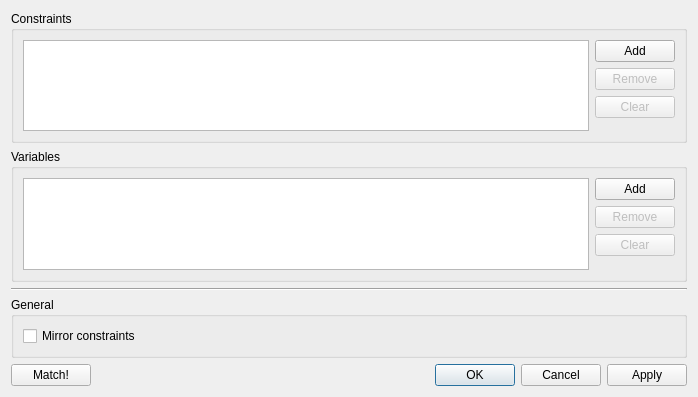
<?xml version="1.0" encoding="UTF-8"?>
<ui version="4.0">
 <class>Dialog</class>
 <widget class="QWidget" name="Dialog">
  <property name="geometry">
   <rect>
    <x>0</x>
    <y>0</y>
    <width>698</width>
    <height>397</height>
   </rect>
  </property>
  <layout class="QVBoxLayout">
   <item>
    <widget class="QGroupBox">
     <property name="title">
      <string>Constraints</string>
     </property>
     <layout class="QHBoxLayout">
      <item>
       <widget class="TableView" name="ctab"/>
      </item>
      <item>
       <layout class="QVBoxLayout">
        <item>
         <widget class="QPushButton" name="button_add_constraint">
          <property name="text">
           <string>Add</string>
          </property>
         </widget>
        </item>
        <item>
         <widget class="QPushButton" name="button_remove_constraint">
          <property name="enabled">
           <bool>false</bool>
          </property>
          <property name="text">
           <string>Remove</string>
          </property>
         </widget>
        </item>
        <item>
         <widget class="QPushButton" name="button_clear_constraint">
          <property name="enabled">
           <bool>false</bool>
          </property>
          <property name="text">
           <string>Clear</string>
          </property>
         </widget>
        </item>
        <item>
         <spacer>
          <property name="orientation">
           <enum>Qt::Vertical</enum>
          </property>
          <property name="sizeHint" stdset="0">
           <size>
            <width>20</width>
            <height>40</height>
           </size>
          </property>
         </spacer>
        </item>
       </layout>
      </item>
     </layout>
    </widget>
   </item>
   <item>
    <widget class="QGroupBox">
     <property name="title">
      <string>Variables</string>
     </property>
     <layout class="QHBoxLayout">
      <item>
       <widget class="TableView" name="vtab"/>
      </item>
      <item>
       <layout class="QVBoxLayout">
        <item>
         <widget class="QPushButton" name="button_add_variable">
          <property name="text">
           <string>Add</string>
          </property>
         </widget>
        </item>
        <item>
         <widget class="QPushButton" name="button_remove_variable">
          <property name="enabled">
           <bool>false</bool>
          </property>
          <property name="text">
           <string>Remove</string>
          </property>
         </widget>
        </item>
        <item>
         <widget class="QPushButton" name="button_clear_variable">
          <property name="enabled">
           <bool>false</bool>
          </property>
          <property name="text">
           <string>Clear</string>
          </property>
         </widget>
        </item>
        <item>
         <spacer>
          <property name="orientation">
           <enum>Qt::Vertical</enum>
          </property>
          <property name="sizeHint" stdset="0">
           <size>
            <width>20</width>
            <height>40</height>
           </size>
          </property>
         </spacer>
        </item>
       </layout>
      </item>
     </layout>
    </widget>
   </item>
   <item>
    <widget class="Line">
     <property name="orientation">
      <enum>Qt::Horizontal</enum>
     </property>
    </widget>
   </item>
   <item>
    <widget class="QGroupBox">
     <property name="title">
      <string>General</string>
     </property>
     <layout class="QGridLayout">
      <item row="0" column="0">
       <widget class="QCheckBox" name="check_mirror">
        <property name="text">
         <string>Mirror constraints</string>
        </property>
       </widget>
      </item>
     </layout>
    </widget>
   </item>
   <item>
    <layout class="QHBoxLayout">
     <item>
      <widget class="QPushButton" name="button_match">
       <property name="text">
        <string>Match!</string>
       </property>
      </widget>
     </item>
     <item>
      <widget class="QDialogButtonBox" name="buttonBox">
       <property name="layoutDirection">
        <enum>Qt::LeftToRight</enum>
       </property>
       <property name="orientation">
        <enum>Qt::Horizontal</enum>
       </property>
       <property name="standardButtons">
        <set>QDialogButtonBox::Apply|QDialogButtonBox::Cancel|QDialogButtonBox::Ok</set>
       </property>
      </widget>
     </item>
    </layout>
   </item>
  </layout>
 </widget>
 <customwidgets>
  <customwidget>
   <class>TableView</class>
   <extends>QTableView</extends>
   <header>madqt/widget/tableview.h</header>
  </customwidget>
 </customwidgets>
 <resources/>
 <connections/>
</ui>
